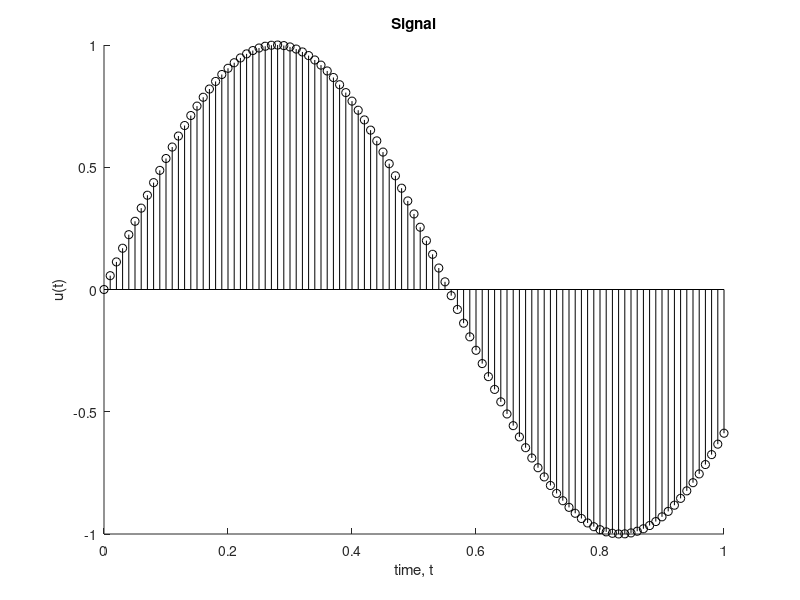

MATLAB code for this plot:
clear all, close all
T = 1; ts = 0.01; % time horizon and discretization time
t = 0:ts:T; % time vector
phi = 0;
u = sin(2*pi*0.9*t + phi);
%u = sin(2*pi*1.1*t + phi); % signal
figure, hold on, stem(t,u,'k')
title('Signal'), xlabel('time, t'), ylabel('u(t)')